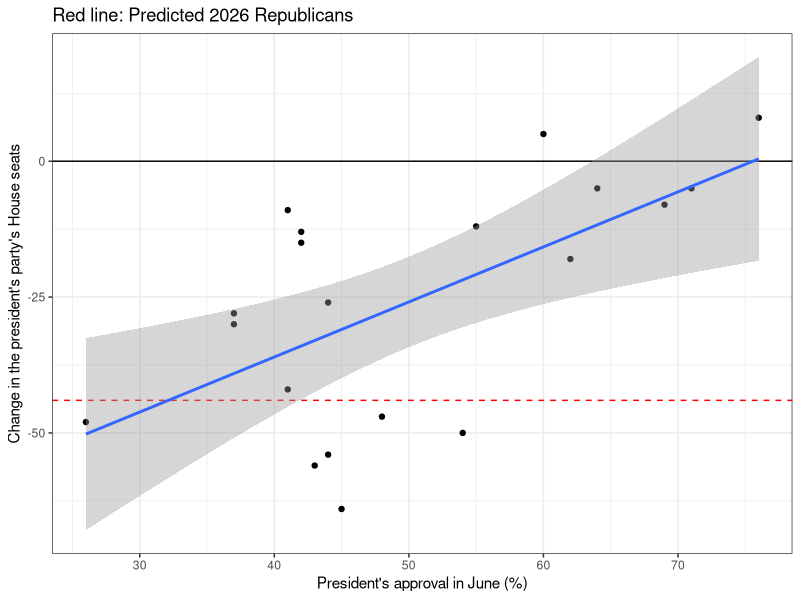
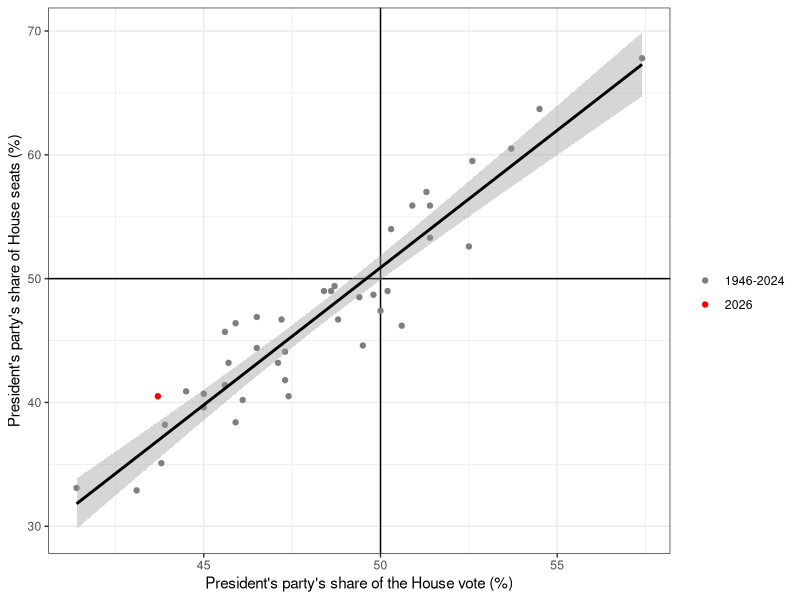
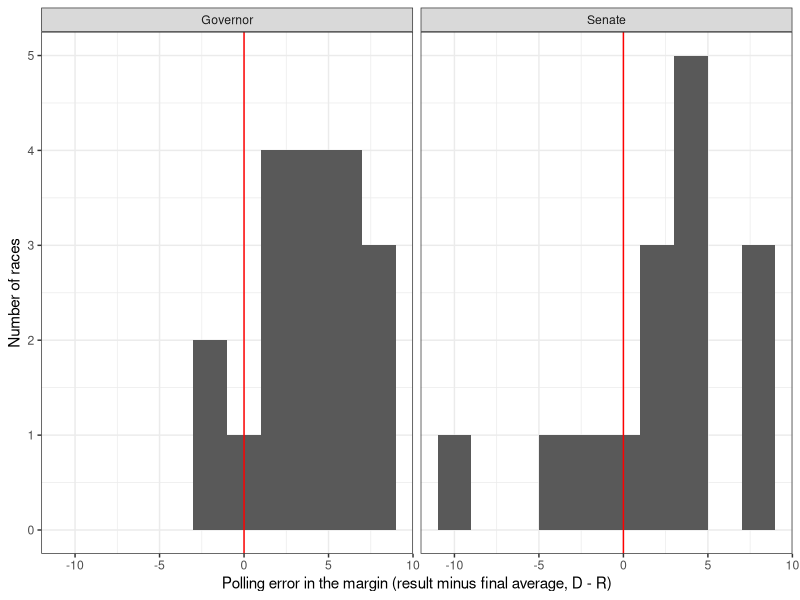
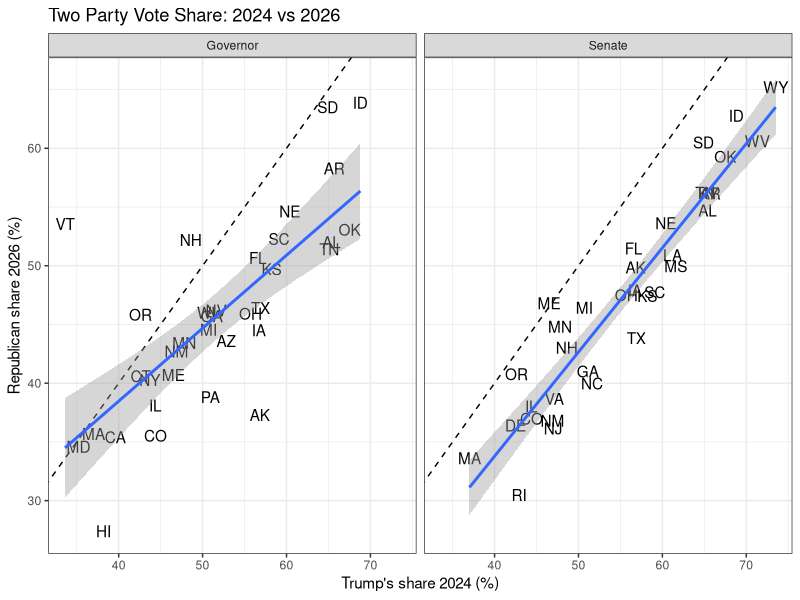
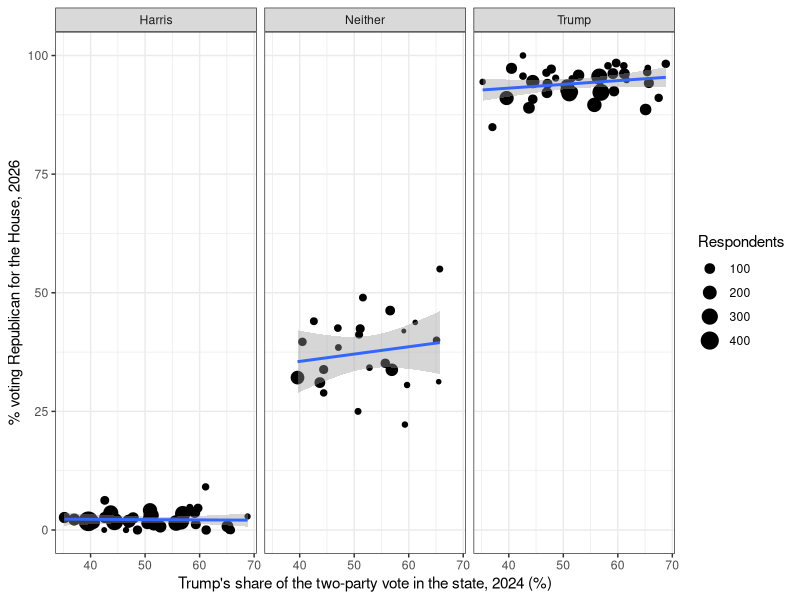
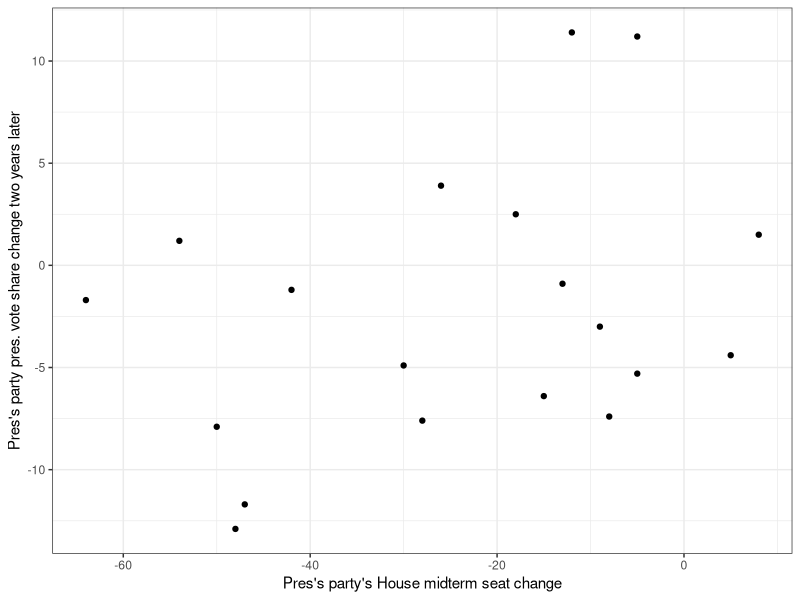

Reproduce these figures in R, in order.
# PSC 2300: Data and Politics I
# Session 20: The Election Is Over: How Did We Do?
# Prof. Josh Clinton
# Vanderbilt University


# ---- 1. Setup ---------------------------------------------------------------

# Make sure the following are in the same folder and are named as follows:
#
# Session20_ElectionDebrief.R
# approvalvote2026.csv
# statepolls2026.csv
# midterm_pres2026.csv
# midterm2026_poll_clean.csv
# trump2024_bystate.csv
#
# Then choose Session > Set Working Directory > To Source File Location


# Load the tidyverse package.
library(tidyverse)


# ---- 2. What happened? ------------------------------------------------------

# MOTIVATION QUESTION: How well did our "simple" analyses do?

# The results (NBC News, as of Nov 6):
#   House seats (projected): Democrats 259, Republicans 176
#   Republicans won 220 seats in 2024, so they lost 44
#   Republican share of the two-party House vote: 43.7% (Democrats +12)

# Year             Election year (1946-2026)
# Election         "Midterm" or "Presidential"
# President        President in June of the election year
# Party            President's party ("D" or "R")
# JuneApproval     % approving of the president, last Gallup poll in June
# HouseVoteShare   President's party's share (%) of the two-party House vote
# HouseVoteChange  Change in HouseVoteShare from the previous election
# HouseSeatShare   President's party's share (%) of House seats
# HouseSeatChange  Change in the president's party's House seats
# PresVoteShare    President's party's share (%) of the two-party pres. vote
approvalvote = read.csv("approvalvote2026.csv")

glimpse(approvalvote)


# ---- 3. Forecast #1: approval to seats --------------------------------------

midterms = approvalvote |>
  filter(Election == "Midterm")

midterm.reg = lm(HouseSeatChange ~ JuneApproval, data = midterms)

# 220 = Republican seats won in 2024
# 35.6 = Trump approval in our NBC News poll, raw
# 41.0 = Trump approval in our NBC News poll, fixed by party (46/46/8)
220 + predict(midterm.reg, newdata = tibble(JuneApproval = c(35.6, 41.0)))

# Republicans won (projected) 176. How close were we?
midterms |>
  ggplot(aes(x = JuneApproval, y = HouseSeatChange)) +
  geom_hline(yintercept = 0) +
  geom_hline(yintercept = -44, color = "red", linetype = "dashed") +
  geom_point() +
  geom_smooth(method = "lm") +
  labs(
    x = "President's approval in June (%)",
    y = "Change in the president's party's House seats",
    title = "Red line: Predicted 2026 Republicans"
  ) +
  theme_bw()


# ---- 4. Forecast #2: the generic ballot to seats ----------------------------

before = approvalvote |>
  filter(Year < 2026)

seats.reg = lm(HouseSeatShare ~ HouseVoteShare, data = before)

recent = before |>
  filter(Year >= 1996)

seats.reg.recent = lm(HouseSeatShare ~ HouseVoteShare, data = recent)

# Republican share of the two-party House vote:
# 41.0 = our NBC News poll, raw (D+18)
# 46.9 = our NBC News poll, fixed by party (D+6)
# 43.7 = the actual result (D+12)
# 435 = seats in the House
435 * predict(seats.reg, newdata = tibble(HouseVoteShare = c(41, 46.9, 43.7))) / 100

435 * predict(seats.reg.recent, newdata = tibble(HouseVoteShare = c(41, 46.9, 43.7))) / 100

# Republicans won (projected) 176 seats = 40.5% of seats. Where does 2026 fall?
approvalvote |>
  ggplot(aes(x = HouseVoteShare, y = HouseSeatShare, color = Year == 2026)) +
  geom_hline(yintercept = 50) +
  geom_vline(xintercept = 50) +
  geom_point() +
  geom_smooth(data = before, method = "lm", color = "black") +
  scale_color_manual(values = c("grey50", "red"), labels = c("1946-2024", "2026")) +
  labs(
    x = "President's party's share of the House vote (%)",
    y = "President's party's share of House seats (%)",
    color = ""
  ) +
  theme_bw()


# ---- 5. How did the polls do? -----------------------------------------------

# MOTIVATION QUESTION: Our poll was off on the national vote. Was that just our
# poll, or were the polls off everywhere? And in which direction?

# office                        "Senate" or "Governor"
# state                         Two-letter state abbreviation
# dem_candidate, rep_candidate  Candidates (NE and SD Senate: the independent is
#                               in the dem columns)
# poll_dem, poll_rep            Final polling average (FiftyPlusOne)
# poll_margin                   poll_dem minus poll_rep
# result_dem, result_rep        Share (%) of all votes counted (NBC News)
# result_margin                 result_dem minus result_rep
# pct_counted                   % of the expected vote counted so far
# three_way                     TRUE if a strong third candidate also ran
# trump24                       Trump's share (%) of the two-party vote, 2024
# notes                         Notes on the race
races = read.csv("statepolls2026.csv")

glimpse(races)

races |>
  count(office)

# Are there races with no polling average? Why might a race not be polled?
races |>
  filter(is.na(poll_margin))

races = races |>
  filter(three_way == FALSE)

races = races |>
  mutate(
    dem_error = result_dem - poll_dem,
    rep_error = result_rep - poll_rep,
    margin_error = result_margin - poll_margin
  )

# On average, were the polls off -- and in which direction?
races |>
  group_by(office) |>
  summarize(
    N = sum(!is.na(margin_error)),
    AvgDemError = mean(dem_error, na.rm = TRUE),
    AvgRepError = mean(rep_error, na.rm = TRUE),
    AvgMarginError = mean(margin_error, na.rm = TRUE)
  )

# QUESTION: Why can both dem_error and rep_error be positive in the same race?

races |>
  ggplot(aes(x = margin_error)) +
  geom_histogram(binwidth = 2) +
  geom_vline(xintercept = 0, color = "red") +
  facet_wrap(~ office) +
  labs(
    x = "Polling error in the margin (result minus final average, D - R)",
    y = "Number of races"
  ) +
  theme_bw()

# Quick Exercise: Make the same histogram for dem_error and then rep_error.

# QUESTION: If polling errors were just random sampling error, what would these
# histograms look like? What do they look like?


# ---- 6. A graph from the day after ------------------------------------------

# MOTIVATION QUESTION: A graph posted on November 7 (see the handout) suggests
# that Republicans getting about 85% of Trump's 2024 share "in race after race"
# is suspicious -- too regular to be real. Is it?

# QUESTION: The states are ordered from reddest to bluest in 2024. What does
# that do to how the lines look? What do the lines connecting the states mean?

races = read.csv("statepolls2026.csv") |>
  filter(three_way == FALSE) |>
  mutate(
    rep26 = 100 * result_rep / (result_dem + result_rep),
    kept = rep26 / trump24
  )

races |>
  ggplot(aes(x = trump24, y = rep26)) +
  geom_abline(intercept = 0, slope = 1, linetype = "dashed") +
  geom_text(aes(label = state)) +
  geom_smooth(method = "lm") +
  facet_wrap(~ office) +
  labs(
    x = "Trump's share 2024 (%)",
    y = "Republican share 2026 (%)",
    title = "Two Party Vote Share: 2024 vs 2026"
  ) +
  theme_bw()

# Was it really 85% "in race after race"?
races |>
  group_by(office) |>
  summarize(
    Correlation = cor(trump24, rep26),
    AvgKept = mean(kept),
    MinKept = min(kept),
    MaxKept = max(kept)
  )


# ---- 7. Why would every state look the same? --------------------------------

# vote2024        2024 vote: "Trump", "Harris", "Someone else", "Did not vote",
#                 or "Not eligible"
# generic_ballot  2026 House vote: "Democrat" or "Republican"
# state           Two-letter state abbreviation
poll = read.csv("midterm2026_poll_clean.csv")

poll = poll |>
  mutate(vote24 = case_when(
    vote2024 == "Trump" ~ "Trump",
    vote2024 == "Harris" ~ "Harris",
    TRUE ~ "Neither"
  ))

poll |>
  group_by(vote24) |>
  summarize(
    N = n(),
    PctRep = 100 * mean(generic_ballot == "Republican")
  )

# Is that different from state to state?

# state    Two-letter state abbreviation
# trump24  Trump's share (%) of the two-party presidential vote, 2024
trump2024 = read.csv("trump2024_bystate.csv")

bystate = poll |>
  group_by(vote24, state) |>
  summarize(
    N = n(),
    PctRep = 100 * mean(generic_ballot == "Republican")
  ) |>
  filter(N >= 30) |>
  left_join(trump2024, by = "state")

bystate |>
  ggplot(aes(x = trump24, y = PctRep)) +
  geom_point(aes(size = N)) +
  geom_smooth(method = "lm") +
  facet_wrap(~ vote24) +
  labs(
    x = "Trump's share of the two-party vote in the state, 2024 (%)",
    y = "% voting Republican for the House, 2026",
    size = "Respondents"
  ) +
  theme_bw()


# ---- 8. What does 2026 tell us about 2028? ----------------------------------

# MOTIVATION QUESTION: Republicans lost 44 seats. Does a bad midterm for the
# president's party predict a bad presidential election two years later?

# Year             Year of the midterm
# President        President at the time of the midterm
# Party            President's party ("D" or "R")
# HouseSeatChange  Change in the president's party's House seats in the midterm
# HouseVoteChange  Change in its House vote share in the midterm
# PresVoteBefore   Its two-party presidential vote share (%) two years before
# PresVoteAfter    Its two-party presidential vote share (%) two years after
# PresVoteChange   PresVoteAfter minus PresVoteBefore
midterm_pres = read.csv("midterm_pres2026.csv")

midterm_pres

# Why does the first cor() give NA?
cor(midterm_pres$HouseSeatChange, midterm_pres$PresVoteChange)

cor(midterm_pres$HouseSeatChange, midterm_pres$PresVoteChange,
    use = "complete.obs")

# Do you see a relationship?
midterm_pres |>
  ggplot(aes(x = HouseSeatChange, y = PresVoteChange)) +
  geom_point() +
  labs(
    x = "Pres's party's House midterm seat change",
    y = "Pres's party pres. vote share change two years later"
  ) +
  theme_bw()

# How do we interpret the slope? What does losing 10 more seats in the midterm
# predict for the presidential vote two years later?
pres.reg = lm(PresVoteChange ~ HouseSeatChange, data = midterm_pres)

pres.reg

# What does the model predict for Republicans in 2028?
# -44 = Republican House seat change in 2026
# 50.7 = Republican share of the two-party presidential vote in 2024
predict(pres.reg, newdata = tibble(HouseSeatChange = -44))

50.7 + predict(pres.reg, newdata = tibble(HouseSeatChange = -44))


# ---- 9. Since 1996 ----------------------------------------------------------

# For votes to seats, the elections since 1996 did better. What happens here?
recent_pres = midterm_pres |>
  filter(Year >= 1996)

cor(recent_pres$HouseSeatChange, recent_pres$PresVoteChange,
    use = "complete.obs")

pres.reg.recent = lm(PresVoteChange ~ HouseSeatChange, data = recent_pres)

pres.reg.recent

50.7 + predict(pres.reg.recent, newdata = tibble(HouseSeatChange = -44))


# ---- 10. Careful: what did the election "mean"? -----------------------------

# QUESTION: After an election, someone says "voters rejected X" or "voters
# rewarded Y." What would you need to know to believe it?
